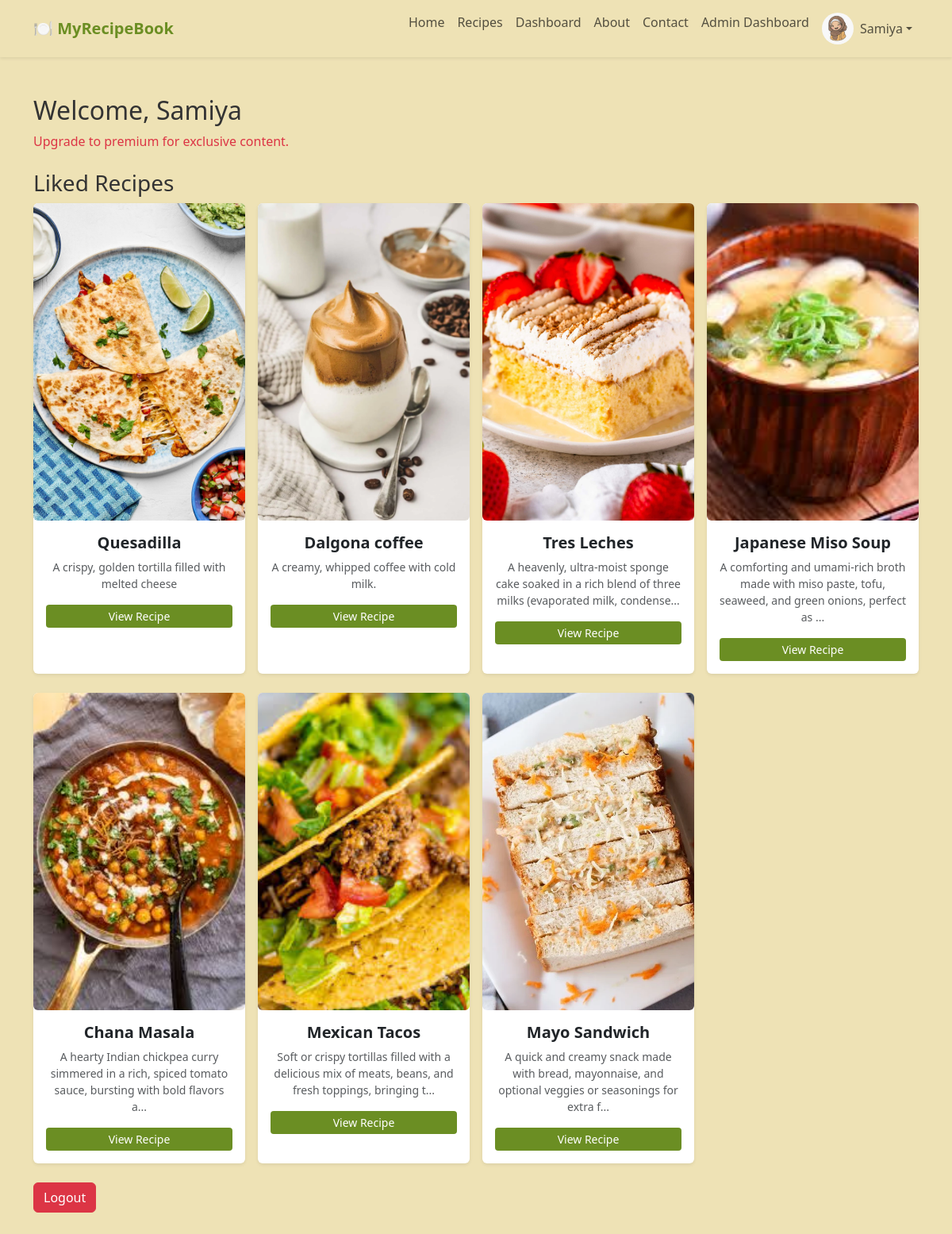
The page /dashboard (signed in) on the database its author committed.
### app/models.py (models this page shows, shortened)
class User(db.Model, UserMixin):
    id = db.Column(db.Integer, primary_key=True)
    username = db.Column(db.String(50), unique=True, nullable=False)
    name = db.Column(db.String(100))
    email = db.Column(db.String(100), unique=True, nullable=False)
    profile_photo = db.Column(db.String(255))  # Store image path
    password_hash = db.Column(db.String(255), nullable=False)
    is_premium = db.Column(db.Boolean, default=False)  # For premium users
    is_admin=db.Column(db.Boolean, default=False)
    liked_recipes = db.relationship('Recipe', secondary='like', backref='liked_by')

class Recipe(db.Model):
    id = db.Column(db.Integer, primary_key=True)
    title = db.Column(db.String(255), nullable=False)
    tags = db.Column(db.String(255))
    ingredients = db.Column(db.Text, nullable=False)
    instructions = db.Column(db.Text, nullable=True)
    description = db.Column(db.String(500), nullable=True)
    image_path = db.Column(db.String(255))  # Stores relative path
    video_path = db.Column(db.String(255))  # Stores relative path
    is_premium = db.Column(db.Boolean, default=False)  # New column
    likes = db.relationship('Like', backref='recipe', lazy=True)
    ratings = db.relationship('Rating', backref='recipe', lazy=True)
    comments = db.relationship('Comment', backref='recipe', lazy=True)

### app/routes.py (the view)
@bp.route("/dashboard")
@login_required
def user_dashboard():
    liked_recipes = current_user.liked_recipes  # Get all liked recipes for the user
    return render_template('user_dashboard.html', liked_recipes=liked_recipes)

### app/__init__.py (called while the page is built)
def create_app():
    app = Flask(__name__)
    app.config.from_object(Config)
    db.init_app(app)
    migrate.init_app(app, db)
    login_manager.init_app(app)
    ensure_upload_folders(app)
    @login_manager.user_loader
    def load_user(user_id):
        return User.query.get(int(user_id)) or Admin.query.get(int(user_id))
    from app.routes import bp
    app.register_blueprint(bp)
    login_manager.login_view = 'routes.admin_login'  # Redirect if user is not logged in
    login_manager.login_message_category = "danger"
    return app

### app/templates/user_dashboard.html
{% extends "base.html" %}
{% block content %}
<h2>Welcome, {{ current_user.name }}</h2>
{% if current_user.is_premium %}
    <p class="text-success">You are a Premium User! Enjoy exclusive recipes.</p>
{% else %}
    <p class="text-danger">Upgrade to premium for exclusive content.</p>
{% endif %}
<h3 class="mt-4">Liked Recipes</h3>
<div class="row gx-3 gy-4">
    {% for recipe in liked_recipes %}
        <div class="col-lg-3 col-md-4 col-sm-6 col-12">
            <div class="card shadow-sm border-0 h-100">
                {% if recipe.image_path %}
                    <img src="{{ url_for('static', filename=recipe.image_path) }}"
                         class="card-img-top rounded" alt="{{ recipe.title }}">
                {% else %}
                    <img src="{{ url_for('static', filename='images/placeholder.jpg') }}"
                         class="card-img-top rounded" alt="No Image Available">
                {% endif %}
                <div class="card-body text-center">
                    <h5 class="card-title fw-bold">{{ recipe.title }}</h5>
                    <p class="text-muted small">
                        {{ (recipe.description or '')[:100] }}{% if (recipe.description or '')|length > 100 %}...{% endif %}
                    </p>
                    <a href="{{ url_for('routes.view_recipe', recipe_id=recipe.id) }}" class="btn btn-primary btn-sm">
                        View Recipe
                    </a>
                </div>
            </div>
        </div>
    {% endfor %}
</div>
<div class="mt-4">
    <a href="{{ url_for('routes.user_logout') }}" class="btn btn-danger">Logout</a>
</div>
{% endblock %}

### app/templates/base.html (shortened to what this page needs)
<!DOCTYPE html>
<html lang="en">
<head>
    <link href="https://cdn.jsdelivr.net/npm/bootstrap@5.3.0/dist/css/bootstrap.min.css" rel="stylesheet">
    <link rel="stylesheet" href="{{ url_for('static', filename='styles.css') }}">
    <link rel="stylesheet" href="https://cdnjs.cloudflare.com/ajax/libs/font-awesome/6.0.0/css/all.min.css">
</head>
<body>
<nav class="navbar navbar-expand-lg navbar-light shadow-sm">
    <div class="container">
        <a class="navbar-brand fw-bold" href="{{ url_for('routes.index') }}">🍽️ MyRecipeBook</a>
        <div class="collapse navbar-collapse" id="navbarNav">
            <ul class="navbar-nav ms-auto">
                <li class="nav-item"><a class="nav-link" href="{{ url_for('routes.index') }}">Home</a></li>
                <li class="nav-item"><a class="nav-link" href="{{ url_for('routes.recipes') }}">Recipes</a></li>
                {% if current_user.is_authenticated %}
                    <li class="nav-item"><a class="nav-link" href="{{ url_for('routes.user_dashboard') }}">Dashboard</a></li>
                {% endif %}
                <li class="nav-item"><a class="nav-link" href="{{ url_for('routes.about') }}">About</a></li>
                <li class="nav-item"><a class="nav-link" href="{{ url_for('routes.contact') }}">Contact</a></li>
                {% if current_user.is_authenticated %}
                    {% if current_user.is_authenticated and current_user.is_admin %}
                    <li class="nav-item">
                        <a class="nav-link" href="{{ url_for('routes.admin_dashboard') }}">
                            Admin Dashboard
                         </a>
                    </li>
                {% endif %}
                    <li class="nav-item dropdown">
                        <a class="nav-link dropdown-toggle d-flex align-items-center" href="#" id="userDropdown" role="button" data-bs-toggle="dropdown">
                            <img src="{{ url_for('static', filename=current_user.profile_photo)}}" class="profile-photo me-2">
                            {{ current_user.name }}
                        </a>
                    </li>
                {% else %}
                    <li class="nav-item"><a class="nav-link link-accent" href="{{ url_for('routes.user_login') }}">Login</a></li>
                    <li class="nav-item"><a class="nav-link link-accent" href="{{ url_for('routes.user_signup') }}">Sign Up</a></li>
                {% endif %}
            </ul>
        </div>
    </div>
</nav>
    <div class="container my-5">
        {% block content %}{% endblock %}
    </div>
</body>
</html>

### app/static/styles.css (style rules this page uses)
:root { --bg-light: #EEE2B5; --bg-card: #F8F6F2; --text-dark: #333333; --accent-green: #6B8E23; --hover-green: #4A5D23; --border-light: #EAEAEA; }
body { background-color: var(--bg-light); color: var(--text-dark); font-family: 'Segoe UI', Tahoma, Geneva, Verdana, sans-serif; }
.navbar { background-color: var(--bg-light); box-shadow: 0 4px 12px rgba(0, 0, 0, 0.05); }
.navbar-brand { color: var(--accent-green); }
.btn-primary { background-color: var(--accent-green); border: none; transition: background-color 0.3s ease; }
.card-img-top { width: 100%; height: 400px; object-fit: cover; border-top-left-radius: 12px; border-top-right-radius: 12px; }
.card-body { display: flex; flex-direction: column; flex: 1; }
.profile-photo { width: 40px; height: 40px; border-radius: 50%; object-fit: cover; }

### rows shown on the page
User: profile_photo (picture), name "Samiya"
Recipe: image_path (picture), title "Quesadilla", description "A crispy, golden tortilla filled with melted cheese"
Recipe: image_path (picture), title "Dalgona coffee", description "A creamy, whipped coffee with cold milk."
Recipe: image_path (picture), title "Tres Leches", description "A heavenly, ultra-moist sponge cake soaked in a rich blend of three milks (evaporated milk, condense"
Recipe: image_path (picture), title "Japanese Miso Soup", description "A comforting and umami-rich broth made with miso paste, tofu, seaweed, and green onions, perfect as"
Recipe: image_path (picture), title "Chana Masala", description "A hearty Indian chickpea curry simmered in a rich, spiced tomato sauce, bursting with bold flavors a"
Recipe: image_path (picture), title "Mexican Tacos", description "Soft or crispy tortillas filled with a delicious mix of meats, beans, and fresh toppings, bringing t"
Recipe: image_path (picture), title "Mayo Sandwich", description "A quick and creamy snack made with bread, mayonnaise, and optional veggies or seasonings for extra f"
